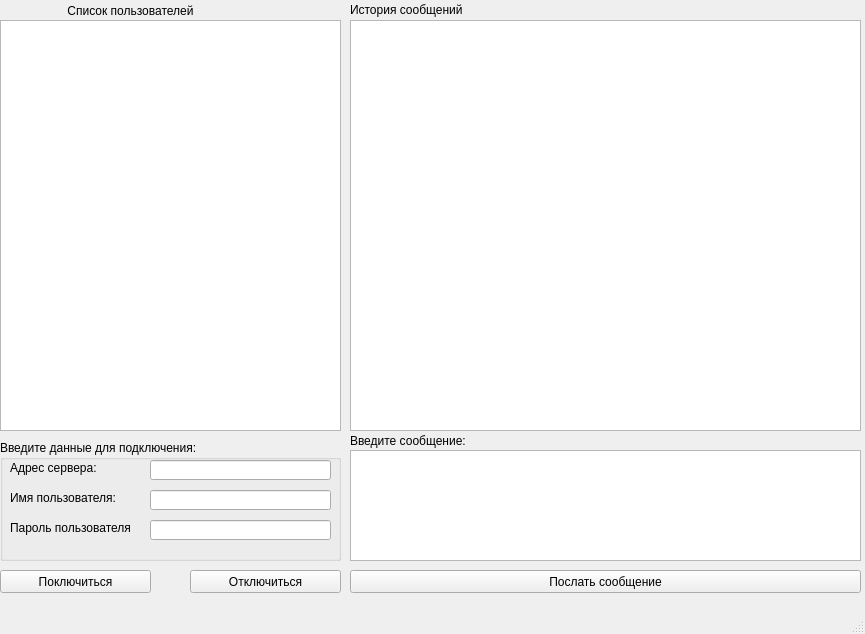
<?xml version="1.0" encoding="UTF-8"?>
<ui version="4.0">
 <class>MainWindow</class>
 <widget class="QMainWindow" name="MainWindow">
  <property name="geometry">
   <rect>
    <x>0</x>
    <y>0</y>
    <width>865</width>
    <height>634</height>
   </rect>
  </property>
  <property name="windowTitle">
   <string>Мессенджер для начинающих</string>
  </property>
  <widget class="QWidget" name="centralwidget">
   <widget class="QTableView" name="list_of_users_table">
    <property name="geometry">
     <rect>
      <x>0</x>
      <y>20</y>
      <width>341</width>
      <height>411</height>
     </rect>
    </property>
   </widget>
   <widget class="QLabel" name="label1">
    <property name="geometry">
     <rect>
      <x>10</x>
      <y>0</y>
      <width>241</width>
      <height>21</height>
     </rect>
    </property>
    <property name="text">
     <string>Список пользователей</string>
    </property>
    <property name="alignment">
     <set>Qt::AlignCenter</set>
    </property>
   </widget>
   <widget class="QPushButton" name="connect_server_pushButton">
    <property name="geometry">
     <rect>
      <x>0</x>
      <y>570</y>
      <width>151</width>
      <height>23</height>
     </rect>
    </property>
    <property name="contextMenuPolicy">
     <enum>Qt::DefaultContextMenu</enum>
    </property>
    <property name="text">
     <string>Поключиться</string>
    </property>
   </widget>
   <widget class="QListView" name="listView">
    <property name="geometry">
     <rect>
      <x>350</x>
      <y>20</y>
      <width>511</width>
      <height>411</height>
     </rect>
    </property>
   </widget>
   <widget class="QTextEdit" name="textEdit">
    <property name="geometry">
     <rect>
      <x>350</x>
      <y>450</y>
      <width>511</width>
      <height>111</height>
     </rect>
    </property>
    <property name="markdown">
     <string/>
    </property>
    <property name="html">
     <string>&lt;!DOCTYPE HTML PUBLIC &quot;-//W3C//DTD HTML 4.0//EN&quot; &quot;http://www.w3.org/TR/REC-html40/strict.dtd&quot;&gt;
&lt;html&gt;&lt;head&gt;&lt;meta name=&quot;qrichtext&quot; content=&quot;1&quot; /&gt;&lt;style type=&quot;text/css&quot;&gt;
p, li { white-space: pre-wrap; }
&lt;/style&gt;&lt;/head&gt;&lt;body style=&quot; font-family:'MS Shell Dlg 2'; font-size:8.25pt; font-weight:400; font-style:normal;&quot;&gt;
&lt;p style=&quot;-qt-paragraph-type:empty; margin-top:0px; margin-bottom:0px; margin-left:0px; margin-right:0px; -qt-block-indent:0; text-indent:0px;&quot;&gt;&lt;br /&gt;&lt;/p&gt;&lt;/body&gt;&lt;/html&gt;</string>
    </property>
   </widget>
   <widget class="QLabel" name="label2">
    <property name="geometry">
     <rect>
      <x>350</x>
      <y>0</y>
      <width>211</width>
      <height>20</height>
     </rect>
    </property>
    <property name="text">
     <string>История сообщений</string>
    </property>
   </widget>
   <widget class="QLabel" name="label3">
    <property name="geometry">
     <rect>
      <x>350</x>
      <y>430</y>
      <width>441</width>
      <height>21</height>
     </rect>
    </property>
    <property name="text">
     <string>Введите сообщение:</string>
    </property>
   </widget>
   <widget class="QPushButton" name="send_message">
    <property name="geometry">
     <rect>
      <x>350</x>
      <y>570</y>
      <width>511</width>
      <height>23</height>
     </rect>
    </property>
    <property name="text">
     <string>Послать сообщение</string>
    </property>
   </widget>
   <widget class="QGroupBox" name="groupBox">
    <property name="geometry">
     <rect>
      <x>0</x>
      <y>440</y>
      <width>341</width>
      <height>121</height>
     </rect>
    </property>
    <property name="title">
     <string>Введите данные для подключения:</string>
    </property>
    <widget class="QLabel" name="label4">
     <property name="geometry">
      <rect>
       <x>10</x>
       <y>20</y>
       <width>121</width>
       <height>16</height>
      </rect>
     </property>
     <property name="text">
      <string>Адрес сервера:</string>
     </property>
    </widget>
    <widget class="QLabel" name="label5">
     <property name="geometry">
      <rect>
       <x>10</x>
       <y>50</y>
       <width>121</width>
       <height>16</height>
      </rect>
     </property>
     <property name="text">
      <string>Имя пользователя:</string>
     </property>
    </widget>
    <widget class="QLabel" name="label6">
     <property name="geometry">
      <rect>
       <x>10</x>
       <y>80</y>
       <width>121</width>
       <height>16</height>
      </rect>
     </property>
     <property name="text">
      <string>Пароль пользователя:</string>
     </property>
    </widget>
    <widget class="QLineEdit" name="adress_server">
     <property name="geometry">
      <rect>
       <x>150</x>
       <y>20</y>
       <width>181</width>
       <height>20</height>
      </rect>
     </property>
    </widget>
    <widget class="QLineEdit" name="nick_user">
     <property name="geometry">
      <rect>
       <x>150</x>
       <y>50</y>
       <width>181</width>
       <height>20</height>
      </rect>
     </property>
    </widget>
    <widget class="QLineEdit" name="password_user">
     <property name="geometry">
      <rect>
       <x>150</x>
       <y>80</y>
       <width>181</width>
       <height>20</height>
      </rect>
     </property>
    </widget>
   </widget>
   <widget class="QPushButton" name="disconnect_server_pushButton">
    <property name="geometry">
     <rect>
      <x>190</x>
      <y>570</y>
      <width>151</width>
      <height>23</height>
     </rect>
    </property>
    <property name="text">
     <string>Отключиться</string>
    </property>
   </widget>
  </widget>
  <widget class="QMenuBar" name="menubar">
   <property name="geometry">
    <rect>
     <x>0</x>
     <y>0</y>
     <width>865</width>
     <height>21</height>
    </rect>
   </property>
  </widget>
  <widget class="QStatusBar" name="statusbar"/>
 </widget>
 <resources/>
 <connections/>
</ui>
